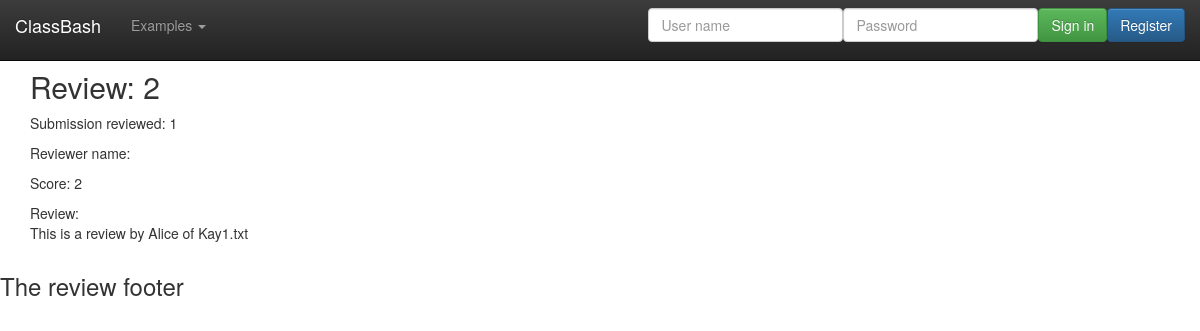
The app's page /WebContent/review/show/2 with its own data.
### tables this page shows
CREATE TABLE Reviews (
  reviewId           int(11) NOT NULL AUTO_INCREMENT,
  submissionId       int(11) NOT NULL,
  reviewerId         int(11) NOT NULL,
  score              int NOT NULL,
  review             varchar (4096) NOT NULL,
  dateCreated        TIMESTAMP DEFAULT CURRENT_TIMESTAMP,
  PRIMARY KEY (reviewId),
  FOREIGN KEY (submissionId) REFERENCES Submissions(submissionId),
  FOREIGN KEY (reviewerId) REFERENCES Users(userId),
  CONSTRAINT rid_subid UNIQUE (reviewerId, submissionId)
);

### WebContent/models/Review.class.php (called while the page is built, shortened)
<?php
class Review {
	private $formInput;
	private $review;
	private $reviewId;
	private $score;
	private $submissionId;
	public function __construct($formInput = null) {
		$this->formInput = $formInput;
	}
	public function getReview() {
		return $this->review;
	}
	public function getReviewId() {
		return $this->reviewId;
	}
	public function getScore() {
		return $this->score;
	}
	public function getSubmissionId() {
		return $this->submissionId;
	}
	public function setReviewId($id) {
		$this->reviewId = $id;
	}
	private function extractForm($valueName) {
		if (isset($this->formInput[$valueName])) {
			$value = trim($this->formInput[$valueName]);
			$value = stripslashes ($value);
			$value = htmlspecialchars ($value);
			return $value;
		}
	}
	private function initialize() {
		$this->reviewId = 0;
	}
	private function validateScore() {
		$this->score = $this->extractForm('score');
	}
	private function validateReview() {
		$this->review = $this->extractForm('review');
	}
	private function validateSubmissionId() {
		$this->submissionId = $this->extractForm('submissionId');
	}
}
?>

### WebContent/models/ReviewsDB.class.php (called while the page is built, shortened)
<?php
class ReviewsDB {
	public static function getReviewRowSetsBy($type = null, $value = null) {
		$allowedTypes = ["reviewId", "reviewerName", "submissionId", "score", "userId"];
		$typeAlias = array("reviewerName" => "Users.userName");
		$reviewRowSets = array();
		try {
			$db = Database::getDB ();
			$query = "SELECT Reviews.reviewId, Reviews.submissionId,
					  Reviews.score, Reviews.reviewerId, Users.userName as reviewerName, Reviews.review
	   		          FROM Reviews LEFT JOIN Users ON Reviews.reviewerId = Users.userId";
			if (!is_null($type)) {
				$typeValue = (isset($typeAlias[$type]))?$typeAlias[$type]:$type;
			    $query = $query. " WHERE ($typeValue = :$type)";
			    $statement = $db->prepare($query);
			    $statement->bindParam(":$type", $value);
			} else
				$statement = $db->prepare($query);
			$statement->execute ();
			$reviewRowSets = $statement->fetchAll(PDO::FETCH_ASSOC);
		} catch (Exception $e) {
		}
		return $reviewRowSets;
	}
	public static function getReviewsArray($rowSets) {
		$reviews = array();
		foreach ($rowSets as $reviewRow ) {
			$review = new Review($reviewRow);
			$review->setReviewId($reviewRow['reviewId']);
			array_push ($reviews, $review);
		}
		return $reviews;
	}
	public static function getReviewsBy($type=null, $value=null) {
		$reviewRows = ReviewsDB::getReviewRowSetsBy($type, $value);
		return ReviewsDB::getReviewsArray($reviewRows);
	}
}
?>

### WebContent/views/ReviewView.class.php (the view, shortened to what this page needs)
<?php
class ReviewView {
	public static function show() {
		ReviewView::showDetails();
	}
	public static function showDetails() {
		$review = (array_key_exists('review', $_SESSION))?$_SESSION['review']:null;
	    if (!is_null($review)) {
	    	echo '<div class="container">';
	    	echo '<h2>Review: '.$review->getReviewId().'</h2>';
			echo '<p>Submission reviewed: '.$review->getSubmissionId().'</p>';
			echo '<p>Reviewer name: '.$review->getReviewerName().'</p>';
			echo '<p>Score: '. $review->getScore() .'</p>';
			echo '<p>Review:<br> '. $review->getReview() .'</p>';
			echo '</div>';
		}
	}
}
?>

### WebContent/css/jumbotron.css (style rules this page uses)
body { padding-top: 50px; padding-bottom: 20px; }

### records on screen
reviews: reviewId "2", submissionId "1", score "2", review "This is a review by Alice of Kay1.txt"

### other values on screen
$footer "The review footer"
